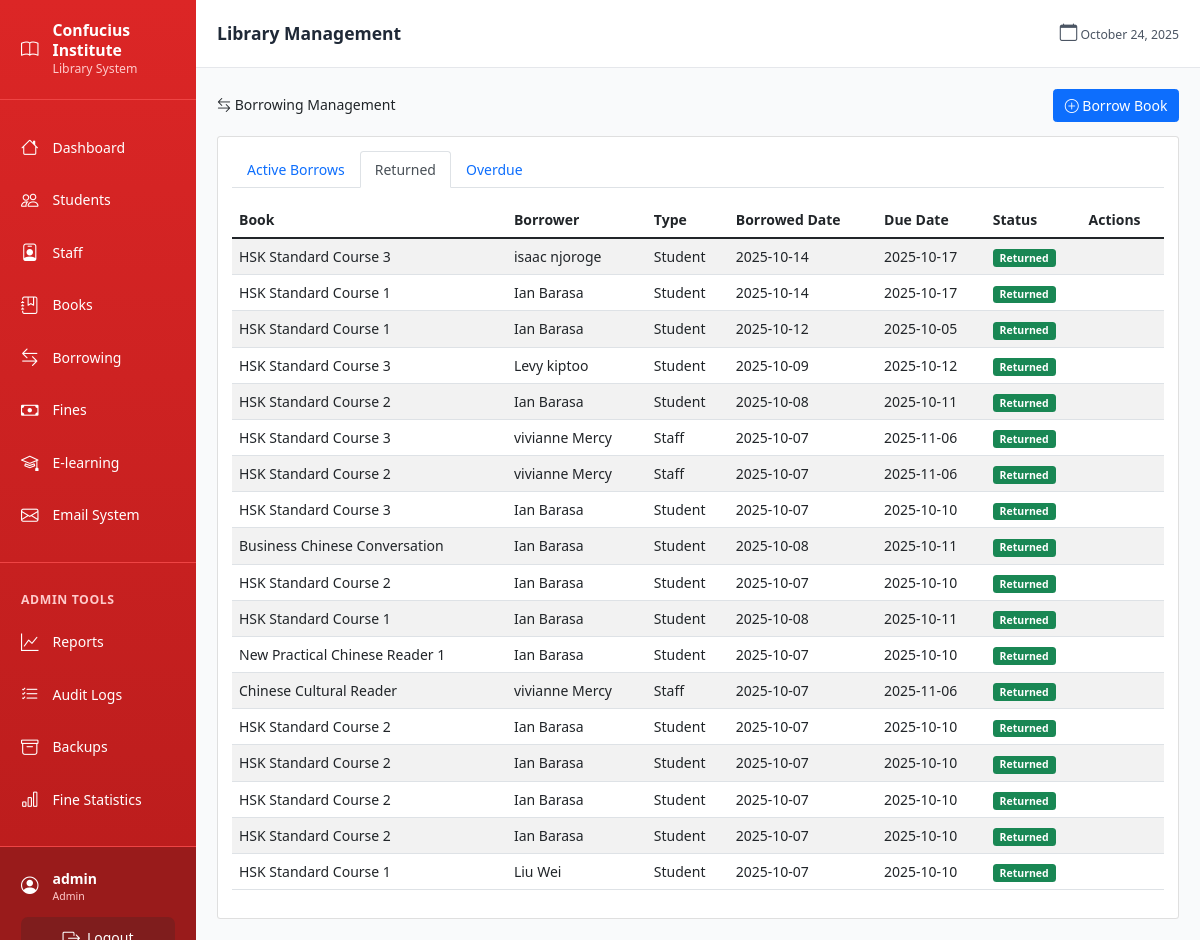
/borrowing/?status=returned (signed in), run on the app's committed database.
### models.py (models this page shows, shortened)
class User(UserMixin, db.Model):
    id = db.Column(db.Integer, primary_key=True)
    username = db.Column(db.String(80), unique=True, nullable=False)
    email = db.Column(db.String(120), unique=True, nullable=False)
    password_hash = db.Column(db.String(256), nullable=False)
    role = db.Column(db.String(20), nullable=False, default='librarian')  # admin, librarian
    created_at = db.Column(db.DateTime, default=datetime.utcnow)
    active = db.Column(db.Boolean, default=True)  # Renamed from is_active to avoid conflict

class BorrowRecord(db.Model):
    id = db.Column(db.Integer, primary_key=True)
    book_id = db.Column(db.Integer, db.ForeignKey('book.id'), nullable=False)
    student_id = db.Column(db.Integer, db.ForeignKey('student.id'), nullable=True)
    staff_id = db.Column(db.Integer, db.ForeignKey('staff.id'), nullable=True)
    borrowed_at = db.Column(db.DateTime, default=datetime.utcnow)
    due_date = db.Column(db.DateTime, nullable=False)
    returned_at = db.Column(db.DateTime, nullable=True)
    notes = db.Column(db.Text)
    @property
    def borrower_name(self):
        if self.student_ref:
            return self.student_ref.name
        elif self.staff_ref:
            return self.staff_ref.name
        return "Unknown"
    @property
    def borrower_type(self):
        return "Student" if self.student_id else "Staff"

class Book(db.Model):
    id = db.Column(db.Integer, primary_key=True)
    title = db.Column(db.String(200), nullable=False)
    author = db.Column(db.String(200))
    publisher = db.Column(db.String(200))
    isbn = db.Column(db.String(20), unique=True, nullable=True)
    unique_id = db.Column(db.String(50), unique=True, nullable=False)
    category_id = db.Column(db.Integer, db.ForeignKey('category.id'), nullable=True)
    total_copies = db.Column(db.Integer, default=1)
    shelf_location = db.Column(db.String(50))
    created_at = db.Column(db.DateTime, default=datetime.utcnow)
    borrow_records = db.relationship('BorrowRecord', backref='book_ref', lazy=True)

class Student(db.Model):
    id = db.Column(db.Integer, primary_key=True)
    name = db.Column(db.String(100), nullable=False)
    registration_number = db.Column(db.String(50), unique=True, nullable=True)  # UoN students
    id_number = db.Column(db.String(20), unique=True, nullable=True)  # Kenyan non-UoN
    passport_number = db.Column(db.String(20), unique=True, nullable=True)  # International
    email = db.Column(db.String(120), nullable=False)
    phone = db.Column(db.String(20))
    membership_status = db.Column(db.String(20), default='active')  # active, suspended, expired
    created_at = db.Column(db.DateTime, default=datetime.utcnow)
    borrow_records = db.relationship('BorrowRecord', backref='student_ref', lazy=True)
    fines = db.relationship('Fine', backref='student_ref', lazy=True)

class Staff(db.Model):
    id = db.Column(db.Integer, primary_key=True)
    name = db.Column(db.String(100), nullable=False)
    staff_type = db.Column(db.String(20), nullable=False)  # teacher, intern
    email = db.Column(db.String(120))
    phone = db.Column(db.String(20))
    created_at = db.Column(db.DateTime, default=datetime.utcnow)
    borrow_records = db.relationship('BorrowRecord', backref='staff_ref', lazy=True)

### blueprints/borrowing.py (the view)
@borrowing_bp.route('/')
@login_required
def list_borrows():
    status = request.args.get('status', 'active')
    if status == 'active':
        borrows = BorrowRecord.query.filter_by(returned_at=None).order_by(BorrowRecord.borrowed_at.desc()).all()
    elif status == 'returned':
        borrows = BorrowRecord.query.filter(BorrowRecord.returned_at.isnot(None)).order_by(BorrowRecord.returned_at.desc()).all()
    elif status == 'overdue':
        borrows = BorrowRecord.query.filter(
            BorrowRecord.returned_at.is_(None),
            BorrowRecord.due_date < datetime.utcnow()
        ).all()
    else:
        borrows = BorrowRecord.query.order_by(BorrowRecord.borrowed_at.desc()).all()
    return render_template('borrowing/list.html', borrows=borrows, status=status)

### templates/borrowing/list.html (shortened to what this page needs)
{% extends "base.html" %}
{% block content %}
<div class="d-flex justify-content-between align-items-center mb-3">
    <h2><i class="bi bi-arrow-left-right"></i> Borrowing Management</h2>
    <a href="{{ url_for('borrowing.borrow_book') }}" class="btn btn-primary">
        <i class="bi bi-plus-circle"></i> Borrow Book
    </a>
</div>
<div class="card">
    <div class="card-body">
        <ul class="nav nav-tabs mb-3">
            <li class="nav-item">
                <a class="nav-link {{ 'active' if status == 'active' else '' }}"
                   href="{{ url_for('borrowing.list_borrows', status='active') }}">
                    Active Borrows
                </a>
            </li>
            <li class="nav-item">
                <a class="nav-link {{ 'active' if status == 'returned' else '' }}"
                   href="{{ url_for('borrowing.list_borrows', status='returned') }}">
                    Returned
                </a>
            </li>
            <li class="nav-item">
                <a class="nav-link {{ 'active' if status == 'overdue' else '' }}"
                   href="{{ url_for('borrowing.list_borrows', status='overdue') }}">
                    Overdue
                </a>
            </li>
        </ul>
        {% if borrows %}
        <div class="table-responsive">
            <table class="table table-striped">
                <thead>
                    <tr>
                        <th>Book</th>
                        <th>Borrower</th>
                        <th>Type</th>
                        <th>Borrowed Date</th>
                        <th>Due Date</th>
                        <th>Status</th>
                        <th>Actions</th>
                    </tr>
                </thead>
                <tbody>
                    {% for borrow in borrows %}
                    <tr>
                        <td>{{ borrow.book_ref.title }}</td>
                        <td>{{ borrow.borrower_name }}</td>
                        <td>{{ borrow.borrower_type }}</td>
                        <td>{{ borrow.borrowed_at.strftime('%Y-%m-%d') }}</td>
                        <td>{{ borrow.due_date.strftime('%Y-%m-%d') }}</td>
                        <td>
                            {% if borrow.returned_at %}
                                <span class="badge bg-success">Returned</span>
                            {% elif borrow.is_overdue %}
                                <span class="badge bg-danger">Overdue</span>
                            {% else %}
                                <span class="badge bg-primary">Active</span>
                            {% endif %}
                        </td>
                        <td>
                        </td>
                    </tr>
                    {% endfor %}
                </tbody>
            </table>
        </div>
        {% else %}
        <div class="text-center">
            <p class="text-muted">No borrowing records found.</p>
        </div>
        {% endif %}
    </div>
</div>
{% endblock %}

### templates/base.html (shortened to what this page needs)
<!DOCTYPE html>
<html lang="en">
<head>
    <link href="https://cdn.jsdelivr.net/npm/bootstrap@5.1.3/dist/css/bootstrap.min.css" rel="stylesheet">
    <link href="https://cdn.jsdelivr.net/npm/bootstrap-icons@1.7.2/font/bootstrap-icons.css" rel="stylesheet">
    <script src="https://cdn.tailwindcss.com"></script>
</head>
<body class="bg-gray-50">
    {% if current_user.is_authenticated %}
    <div class="flex h-screen overflow-hidden">
        <aside id="sidebar" class="fixed lg:static inset-y-0 left-0 z-40 w-64 bg-gradient-to-b from-red-600 to-red-700 text-white flex-shrink-0 overflow-y-auto transform -translate-x-full lg:translate-x-0 transition-transform duration-300">
            <div class="p-6 border-b border-red-500">
                <a href="{{ url_for('dashboard.index') }}" class="flex items-center gap-3 text-white hover:text-red-100 transition">
                    <i class="bi bi-book text-3xl"></i>
                    <div>
                        <div class="font-bold text-lg leading-tight">Confucius Institute</div>
                        <div class="text-sm text-red-200">Library System</div>
                    </div>
                </a>
            </div>
            <nav class="py-4 pb-32">
                <a href="{{ url_for('dashboard.index') }}" class="sidebar-link flex items-center gap-3 px-6 py-3 text-white hover:bg-red-500 transition">
                    <i class="bi bi-house text-xl"></i>
                    <span class="font-medium">Dashboard</span>
                </a>
                <a href="{{ url_for('students.list_students') }}" class="sidebar-link flex items-center gap-3 px-6 py-3 text-white hover:bg-red-500 transition">
                    <i class="bi bi-people text-xl"></i>
                    <span class="font-medium">Students</span>
                </a>
                <a href="{{ url_for('staff.list_staff') }}" class="sidebar-link flex items-center gap-3 px-6 py-3 text-white hover:bg-red-500 transition">
                    <i class="bi bi-person-badge text-xl"></i>
                    <span class="font-medium">Staff</span>
                </a>
                <a href="{{ url_for('books.list_books') }}" class="sidebar-link flex items-center gap-3 px-6 py-3 text-white hover:bg-red-500 transition">
                    <i class="bi bi-journal-bookmark text-xl"></i>
                    <span class="font-medium">Books</span>
                </a>
                <a href="{{ url_for('borrowing.list_borrows') }}" class="sidebar-link flex items-center gap-3 px-6 py-3 text-white hover:bg-red-500 transition">
                    <i class="bi bi-arrow-left-right text-xl"></i>
                    <span class="font-medium">Borrowing</span>
                </a>
                <a href="{{ url_for('fines.list_fines') }}" class="sidebar-link flex items-center gap-3 px-6 py-3 text-white hover:bg-red-500 transition">
                    <i class="bi bi-cash text-xl"></i>
                    <span class="font-medium">Fines</span>
                </a>
                {% if current_user.is_authenticated %}
                <a href="{{ url_for('elearning.index') }}" class="sidebar-link flex items-center gap-3 px-6 py-3 text-white hover:bg-indigo-600 transition">
                    <i class="bi bi-mortarboard text-xl"></i>
                    <span class="font-medium">E-learning</span>
                </a>
                {% endif %}
                    {% if current_user.is_authenticated and current_user.role == 'admin' %}
                    <a href="{{ url_for('dashboard.email_system') }}" class="sidebar-link flex items-center gap-3 px-6 py-3 text-white hover:bg-green-600 transition">
                        <i class="bi bi-envelope text-xl"></i>
                        <span class="font-medium">Email System</span>
                    </a>
                    {% endif %}
                {% if current_user.role == 'admin' %}
                <div class="mt-6 pt-6 border-t border-red-500">
                    <div class="px-6 py-2 text-sm font-semibold text-red-200 uppercase tracking-wider">Admin Tools</div>
                    <a href="{{ url_for('reports.index') }}" class="sidebar-link flex items-center gap-3 px-6 py-3 text-white hover:bg-red-500 transition">
                        <i class="bi bi-graph-up text-xl"></i>
                        <span class="font-medium">Reports</span>
                    </a>
                    <a href="{{ url_for('audit.list_audit_logs') }}" class="sidebar-link flex items-center gap-3 px-6 py-3 text-white hover:bg-red-500 transition">
                        <i class="bi bi-list-check text-xl"></i>
                        <span class="font-medium">Audit Logs</span>
                    </a>
                    <a href="{{ url_for('backup.list_backups') }}" class="sidebar-link flex items-center gap-3 px-6 py-3 text-white hover:bg-red-500 transition">
                        <i class="bi bi-archive text-xl"></i>
                        <span class="font-medium">Backups</span>
                    </a>
                    <a href="{{ url_for('fines.fine_statistics') }}" class="sidebar-link flex items-center gap-3 px-6 py-3 text-white hover:bg-red-500 transition">
                        <i class="bi bi-bar-chart text-xl"></i>
                        <span class="font-medium">Fine Statistics</span>
                    </a>
                </div>
                {% endif %}
            </nav>
            <div class="border-t border-red-500 bg-red-800 p-4" id="sidebar-footer">
                <div class="flex items-center gap-3 mb-3">
                    <i class="bi bi-person-circle text-3xl"></i>
                    <div class="flex-1 min-w-0">
                        <div class="font-semibold truncate">{{ current_user.username }}</div>
                        <div class="text-xs text-red-200">{{ current_user.role.title() }}</div>
                    </div>
                </div>
                <a href="{{ url_for('auth.logout') }}" class="flex items-center gap-2 justify-center w-full px-4 py-2 bg-red-900 hover:bg-red-950 rounded-lg transition">
                    <i class="bi bi-box-arrow-right"></i>
                    <span>Logout</span>
                </a>
            </div>
        </aside>
        <div class="flex-1 flex flex-col overflow-hidden w-full">
            <header class="bg-white shadow-sm border-b border-gray-200 px-4 lg:px-6 py-4">
                <div class="flex items-center justify-between">
                    <h1 class="text-lg lg:text-xl font-semibold text-gray-800 ml-16 lg:ml-0">{% block page_header %}Library Management{% endblock %}</h1>
                    <div class="text-sm text-gray-600">
                        <i class="bi bi-calendar"></i>
                        <span id="current-date"></span>
                    </div>
                </div>
            </header>
            <main class="flex-1 overflow-y-auto bg-gray-50">
                <div class="p-4 lg:p-6">
                    {% block content %}{% endblock %}
                </div>
            </main>
        </div>
    </div>
    {% endif %}
</body>
</html>

### templates/base.html (style rules this page uses)
:root { font-size: 14px; }
#sidebar { width: 14rem; }
#sidebar-footer { width: 14rem; }
#sidebar .bi, #sidebar-footer .bi, header .bi { font-size: 1.25rem; }
.sidebar-link { transition: all 0.3s ease; }

### data on the page
User: username "admin", role "Admin"
BorrowRecord: book_ref "HSK Standard Course 3", borrower_name "isaac njoroge", borrower_type "Student", borrowed_at "2025-10-14", due_date "2025-10-17", shows "Returned"
BorrowRecord: book_ref "HSK Standard Course 1", borrower_name "Ian Barasa", borrower_type "Student", borrowed_at "2025-10-14", due_date "2025-10-17", shows "Returned"
BorrowRecord: book_ref "HSK Standard Course 1", borrower_name "Ian Barasa", borrower_type "Student", borrowed_at "2025-10-12", due_date "2025-10-05", shows "Returned"
BorrowRecord: book_ref "HSK Standard Course 3", borrower_name "Levy kiptoo", borrower_type "Student", borrowed_at "2025-10-09", due_date "2025-10-12", shows "Returned"
BorrowRecord: book_ref "HSK Standard Course 2", borrower_name "Ian Barasa", borrower_type "Student", borrowed_at "2025-10-08", due_date "2025-10-11", shows "Returned"
BorrowRecord: book_ref "HSK Standard Course 3", borrower_name "vivianne Mercy", borrower_type "Staff", borrowed_at "2025-10-07", due_date "2025-11-06", shows "Returned"
BorrowRecord: book_ref "HSK Standard Course 2", borrower_name "vivianne Mercy", borrower_type "Staff", borrowed_at "2025-10-07", due_date "2025-11-06", shows "Returned"
BorrowRecord: book_ref "HSK Standard Course 3", borrower_name "Ian Barasa", borrower_type "Student", borrowed_at "2025-10-07", due_date "2025-10-10", shows "Returned"
BorrowRecord: book_ref "Business Chinese Conversation", borrower_name "Ian Barasa", borrower_type "Student", borrowed_at "2025-10-08", due_date "2025-10-11", shows "Returned"
BorrowRecord: book_ref "HSK Standard Course 2", borrower_name "Ian Barasa", borrower_type "Student", borrowed_at "2025-10-07", due_date "2025-10-10", shows "Returned"
BorrowRecord: book_ref "HSK Standard Course 1", borrower_name "Ian Barasa", borrower_type "Student", borrowed_at "2025-10-08", due_date "2025-10-11", shows "Returned"
BorrowRecord: book_ref "New Practical Chinese Reader 1", borrower_name "Ian Barasa", borrower_type "Student", borrowed_at "2025-10-07", due_date "2025-10-10", shows "Returned"
BorrowRecord: book_ref "Chinese Cultural Reader", borrower_name "vivianne Mercy", borrower_type "Staff", borrowed_at "2025-10-07", due_date "2025-11-06", shows "Returned"
BorrowRecord: book_ref "HSK Standard Course 2", borrower_name "Ian Barasa", borrower_type "Student", borrowed_at "2025-10-07", due_date "2025-10-10", shows "Returned"
BorrowRecord: book_ref "HSK Standard Course 2", borrower_name "Ian Barasa", borrower_type "Student", borrowed_at "2025-10-07", due_date "2025-10-10", shows "Returned"
BorrowRecord: book_ref "HSK Standard Course 2", borrower_name "Ian Barasa", borrower_type "Student", borrowed_at "2025-10-07", due_date "2025-10-10", shows "Returned"
BorrowRecord: book_ref "HSK Standard Course 2", borrower_name "Ian Barasa", borrower_type "Student", borrowed_at "2025-10-07", due_date "2025-10-10", shows "Returned"
BorrowRecord: book_ref "HSK Standard Course 1", borrower_name "Liu Wei", borrower_type "Student", borrowed_at "2025-10-07", due_date "2025-10-10", shows "Returned"
